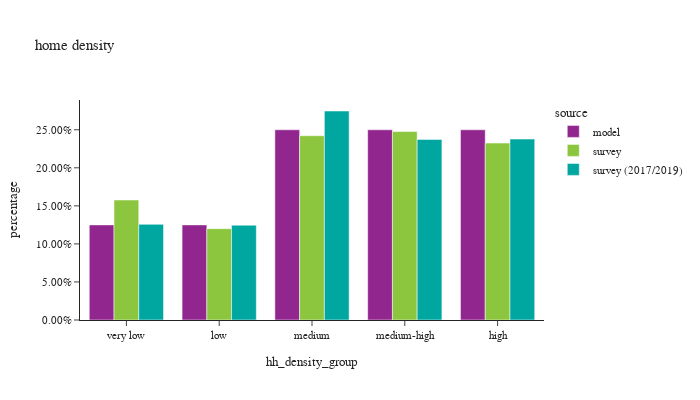

The notebook cell this image was saved under:
### Code cell
plot_hh_stat(df_hh, 'hh_density_group', 'home density')

### Figure 1 — Plotly figure (JSON) as saved in the notebook; plotly's stock layout.template omitted (floating-point values rounded to 4 significant figures)
{"data": [{"alignmentgroup": "True", "customdata": [[217031], [217026], [434022], [434035], [434015]], "hovertemplate": "source=model<br>hh_density_group=%{x}<br>percentage=%{y}<br>sample count=%{customdata[0]}<extra></extra>", "legendgroup": "model", "marker": {"color": "#91268F", "pattern": {"shape": ""}}, "name": "model", "offsetgroup": "model", "orientation": "v", "showlegend": true, "textposition": "auto", "type": "bar", "x": ["very low", "low", "medium", "medium-high", "high"], "xaxis": "x", "y": [0.125, 0.125, 0.25, 0.25, 0.25], "yaxis": "y"}, {"alignmentgroup": "True", "customdata": [[336], [340], [570], [710], [1613]], "hovertemplate": "source=survey<br>hh_density_group=%{x}<br>percentage=%{y}<br>sample count=%{customdata[0]}<extra></extra>", "legendgroup": "survey", "marker": {"color": "#8CC63E", "pattern": {"shape": ""}}, "name": "survey", "offsetgroup": "survey", "orientation": "v", "showlegend": true, "textposition": "auto", "type": "bar", "x": ["very low", "low", "medium", "medium-high", "high"], "xaxis": "x", "y": [0.1577, 0.12, 0.2422, 0.2476, 0.2325], "yaxis": "y"}, {"alignmentgroup": "True", "customdata": [[301], [310], [637], [890], [4052]], "hovertemplate": "source=survey (2017/2019)<br>hh_density_group=%{x}<br>percentage=%{y}<br>sample count=%{customdata[0]}<extra></extra>", "legendgroup": "survey (2017/2019)", "marker": {"color": "#00A7A0", "pattern": {"shape": ""}}, "name": "survey (2017/2019)", "offsetgroup": "survey (2017/2019)", "orientation": "v", "showlegend": true, "textposition": "auto", "type": "bar", "x": ["very low", "low", "medium", "medium-high", "high"], "xaxis": "x", "y": [0.1257, 0.1246, 0.2747, 0.2373, 0.2378], "yaxis": "y"}], "layout": {"barmode": "group", "font": {"size": 11}, "height": 400, "legend": {"title": {"text": "source"}, "tracegroupgap": 0}, "title": {"text": "home density"}, "width": 700, "xaxis": {"anchor": "y", "domain": [0.0, 1.0], "title": {"text": "hh_density_group"}}, "yaxis": {"anchor": "x", "domain": [0.0, 1.0], "tickformat": ".2%", "title": {"text": "percentage"}}}}
